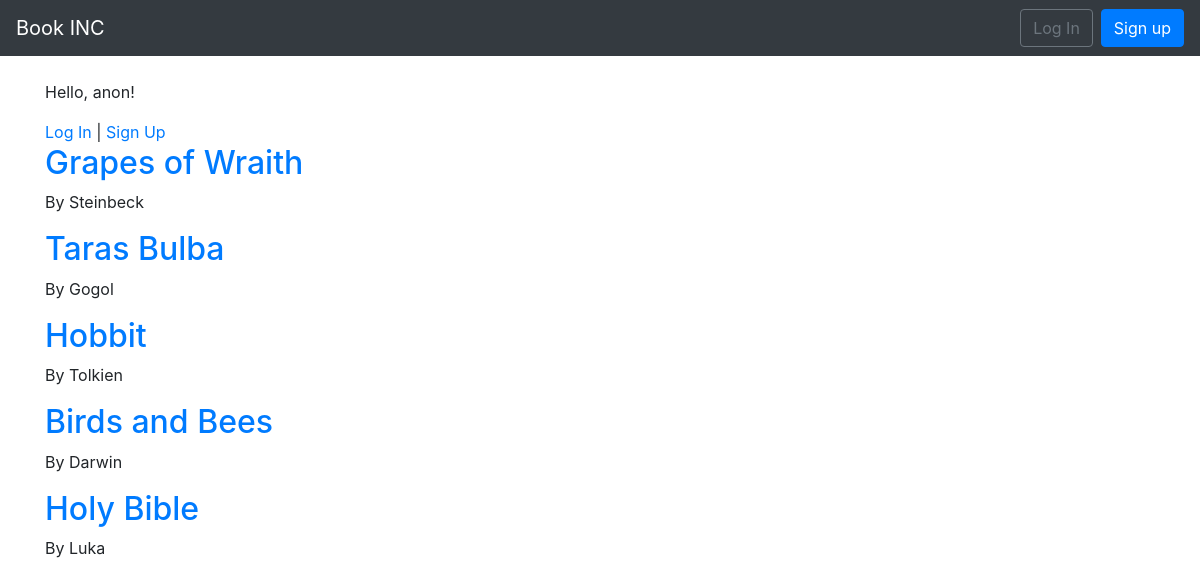
The page / on the database its author committed.
### pages/models.py (models this page shows, shortened)
class Book(models.Model):
    title = models.CharField(max_length=100)
    year = models.IntegerField()
    author = models.CharField(max_length=100)
    price = models.FloatField()

### pages/views.py (the view)
# urls.py: path('', BookListView.as_view(), name='home'),
class BookListView(ListView):
    model = Book
    template_name ='home.html'
    context_object_name = 'all_books'

### user/templates/home.html
{% extends 'base.html' %}
{% block content %}
   {% if user.is_authenticated %}
   <p>Hi, {{user.username}}!</p>
   <p><a href="{% url 'logout' %}">Log Out</a></p>
   <a href="{% url 'book_create' %}">Add Book</a>
   {% else %}
   <p>Hello, anon!</p>
   <a href="{% url 'login' %}">Log In</a>
   |
   <a href="{% url 'signup' %}">Sign Up</a>
   {% endif %}
   {% for book in all_books %}
   <div>
       <h2>
           <a href="{% url 'book_detail' book.pk %}">{{book.title}}</a>
       </h2>
       <p>By {{book.author}}</p>
   </div>
   {% endfor %}
   {% endblock content %}

### rows shown on the page
Book: title "Grapes of Wraith", author "Steinbeck"
Book: title "Taras Bulba", author "Gogol"
Book: title "Hobbit", author "Tolkien"
Book: title "Birds and Bees", author "Darwin"
Book: title "Holy Bible", author "Luka"
